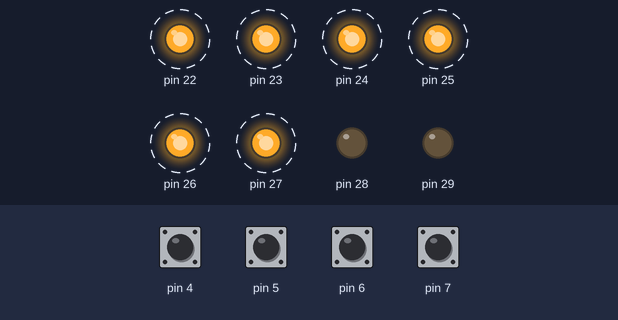
This sketch was run on a simulated Arduino Mega 2560, built with avr-gcc and run on an emulated ATmega2560. Shown: output pins drawn as LEDs (lit = HIGH). Dashed ring = blinking. The test bench sets the inputs (shaded band); at power-on: pin 4–7 HIGH.

Above: at 1.4 s.
1.5 s: pin 4 pulled LOW for 0.35 s
At 1.65 s:
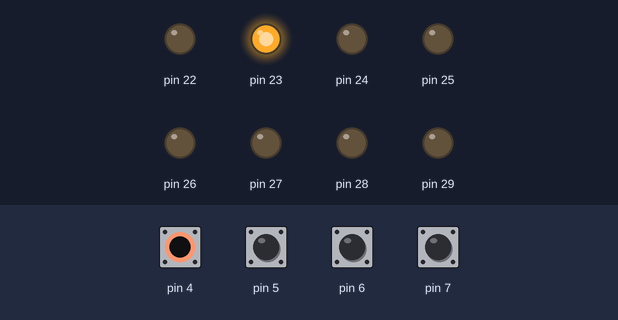
4.5 s: pin 5 pulled LOW for 0.35 s
At 5.25 s:
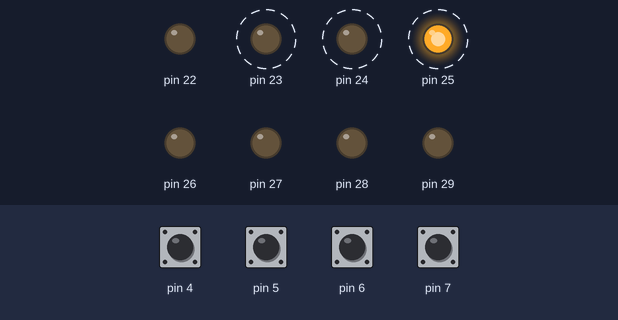
7.5 s: pin 7 pulled LOW for 0.35 s
At 7.65 s:
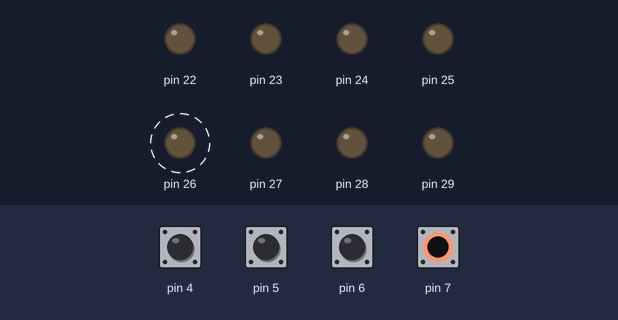
Timing chart, 0 to 16.5 s (numbered marks = the images above; inputs shaded):
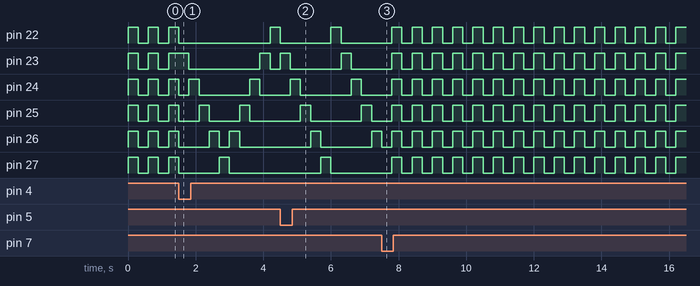

The sketch:

LEDS_Buttons.ino
```cpp
//b1..b4 buttons variables
int b1, b2, b3, b4;
//stat, u can consider it as an array[6] of contain binary values
//where each element of the array represents a LED (we have six LED)
unsigned char stat = 0;
//it the number of shifts in the shift operation
int counter = 0;
//determines whether we have to decrement of increment the counter variable
bool mood = false;
//to save the stat of buttons variables
bool button_stat[4] ;
bool blanking_stat = true;

void setup() {
  //configure digital pins as inputs
  pinMode(4 , INPUT_PULLUP);
  pinMode(5 , INPUT_PULLUP);
  pinMode(6 , INPUT_PULLUP);
  pinMode(7 , INPUT_PULLUP);

  //activate PORTA, as output,
  DDRA = 0b11111111;
}

void loop() {
  //read BTNs status
  b1 = digitalRead(4);
  b2 = digitalRead(5);
  b3 = digitalRead(6);
  b4 = digitalRead(7);


  if(b1 == 0){
    button_stat[0] = true;
    button_stat[1] = false;
    button_stat[2] = false;
    button_stat[3] = false;
  }

  if(b2 == 0){
    button_stat[0] = false;
    button_stat[1] = true;
    button_stat[2] = false;
    button_stat[3] = false;
  }

  if(b3 == 0){
    button_stat[0] = false;
    button_stat[1] = false;
    button_stat[2] = true;
    button_stat[3] = false;
  }
  if(b4 == 0){
    button_stat[0] = false;
    button_stat[1] = false;
    button_stat[2] = false;
    button_stat[3] = true;
  }

  //ping_pong
  if(button_stat[0]){
    if(counter == 5)
      mood = true;
    if(counter == 0)
      mood = false;

    if(mood)
      counter--;
    if(!mood)
      counter++;

    stat = (1<<counter);
    PORTA = stat;
  }//shift_right
  else if(button_stat[1]){
    if(counter == 5)
      mood = true;
    if(counter == 0)
      mood = false;

    if(mood)
      counter = 0;
    if(!mood)
      counter++;

    stat = (1<<counter);
    PORTA = stat;

  }
  else if(button_stat[2]){
    if(counter == 5)
      mood = true;
    if(counter == 0)
      mood = false;

    if(mood)
      counter--;
    if(!mood)
      counter = 5;

    stat = (1<<counter);
    PORTA = stat;

  }//blanking
  else {
    if(blanking_stat)
      PORTA = 0b111111;
    else
      PORTA = 0b000000;
    blanking_stat = !blanking_stat;
  }
  delay(300);

}
```

Measured:
- after the input at 4.5 s, pin 25: LOW → HIGH after 2.4 s, → LOW 0.30 s later
- after the input at 7.5 s, pin 22: alternates HIGH for 0.30 s and LOW for 0.30 s, starting after 0.90 s; pin 23–27: alternates HIGH for 0.30 s and LOW for 0.30 s, starting after 0.30 s
- by itself, pin 23, pin 24: alternates HIGH for 0.30 s and LOW for 1.5 s
